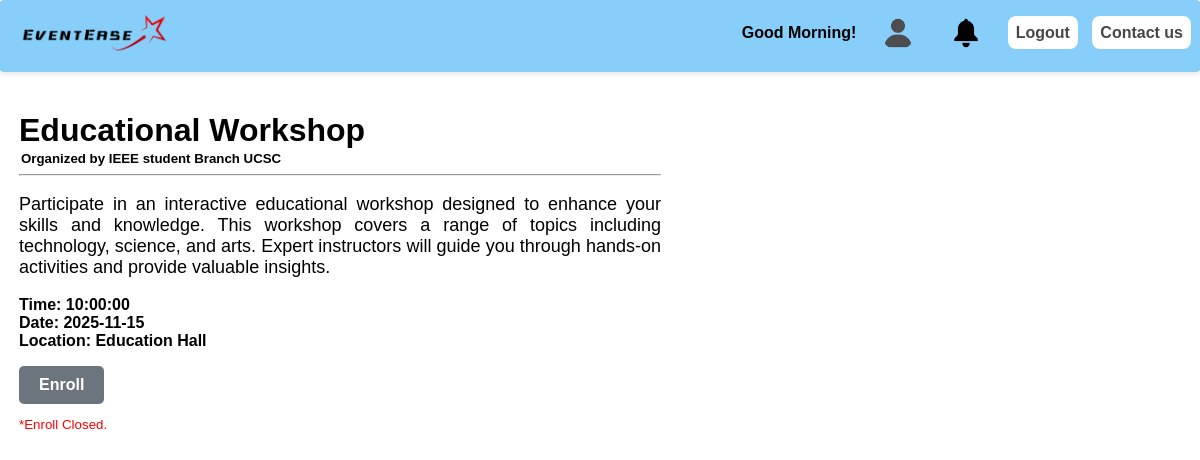
The app's page /event.php?no=11 (signed in) with its own data.
### tables this page shows
CREATE TABLE `events` (
  `no` int(11) NOT NULL,
  `name` varchar(20) NOT NULL,
  `short_dis` varchar(200) NOT NULL,
  `long_dis` varchar(2000) NOT NULL,
  `flag` tinyint(1) NOT NULL,
  `time` time NOT NULL,
  `finish_time` time NOT NULL,
  `date` date NOT NULL,
  `location` varchar(20) NOT NULL,
  `people_limit` int(11) NOT NULL,
  `event_type` varchar(50) NOT NULL,
  `approvedstatus` int(11) NOT NULL,
  `reason` varchar(1000) NOT NULL,
  `supervisor` int(11) DEFAULT NULL,
  `event_banner` varchar(200) NOT NULL,
  `organizer` int(11) NOT NULL,
  `orgno` int(11) NOT NULL
);

CREATE TABLE `organizations` (
  `orgno` int(11) NOT NULL,
  `orgname` varchar(100) NOT NULL,
  `orgdetails` varchar(2000) NOT NULL,
  `orgprofilepic` text NOT NULL
);

### app/Controllers/HeaderController.php (called while the page is built, shortened)
<?php
class HeaderController {
    private $usermodel;
    private $notifications;
    public function __construct() {
        $database = new Database();
        $conn = $database->getConnection();
        $this->usermodel = new UserModel($conn);
        $this->notifications = new notifications($conn);
    }
    public function render() {
        $database = new Database();
        $username = isset($_SESSION['username']) ? $_SESSION['username'] : 'Guest';
        $profilePicture = './images/profiles/adminlogo.png';
        if ($username !== 'Guest') {
            $userData = $this->usermodel->getUserData($username, $database);
            $checknewchat = $this->notifications->checknewchat($userData['email'], $database);
            $checknewchatadmin = $this->notifications->checknewchatforadmin($database);
            if ($checknewchat) {
                $newchat = true;
            } else {
                $newchat = false;
            }
            if ($checknewchatadmin) {
                $newchatadmin = true;
            } else {
                $newchatadmin = false;
            }
        }
        require __DIR__ . '/../Views/events/header.php';
    }
}
?>

### app/Models/notifications.php (called while the page is built, shortened)
<?php
class notifications {
    public function checknewchat($email, Database $database) {
        $conn = $database->getConnection();
        $query = "SELECT * FROM contact_support where email=? and open_time < reply_time";
        $stmt = $conn->prepare($query);
        $stmt->bind_param("s", $email);
        $stmt->execute();
        $result = $stmt->get_result();
        if($result->num_rows > 0){
            return true;
        }else{
            return false;
        }
    }
    public function checknewchatforadmin(Database $database) {
        $conn = $database->getConnection();
        $query = "SELECT * FROM contact_support where open_time > reply_time";
        $stmt = $conn->prepare($query);
        $stmt->execute();
        $result = $stmt->get_result();
        if($result->num_rows > 0){
            return true;
        }else{
            return false;
        }
    }
}

### app/Models/UserModel.php (called while the page is built, shortened)
<?php
class UserModel {
    public function getUserData($username, Database $database) {
        $conn = $database->getConnection();
        $sql = "SELECT u.*, r.role_name, c.Cnt_num
                FROM users u
                JOIN roles r ON u.usertype = r.role_id
                LEFT JOIN contact_numbers c ON u.No = c.Cnt_no
                WHERE u.username = ?";
        $stmt = $conn->prepare($sql);
        $stmt->bind_param("s", $username);
        $stmt->execute();
        $result = $stmt->get_result();
        $userData = null;
        $contactNumbers = [];
        while ($row = $result->fetch_assoc()) {
            if (!$userData) {
                $userData = $row;
                unset($userData['Cnt_num']);
            }
        }
        if ($userData) {
            $userData['contact_numbers'] = $contactNumbers;
            return $userData;
        } else {
            return null;
        }
    }
}
?>

### app/Database.php (called while the page is built, shortened)
<?php
class Database
{
    private $host = 'localhost';
    private $user = 'root';
    private $password = '';
    private $db_name = 'eventease';
    public function getConnection()
    {
        $this->con = new mysqli($this->host, $this->user, $this->password, $this->db_name);
        return $this->con;
    }
}
?>

### app/Models/EventModel.php (called while the page is built, shortened)
<?php
class EventModel {
    private $conn;
    public function __construct(Database $database) {
        $this->conn = $database->getConnection();
    }
    public function isUserEnrolled($username, $eventno) {
        $query = "SELECT * FROM enroll WHERE username = ? AND eventno = ?";
        $stmt = $this->conn->prepare($query);
        $stmt->bind_param("si", $username, $eventno);
        $stmt->execute();
        $result = $stmt->get_result();
        return $result->num_rows > 0;
    }
    public function getEvent($no) {
    $query = "SELECT events.*, organizations.*
              FROM events
              JOIN organizations ON events.orgno = organizations.orgno
              WHERE events.no = ?";
    $stmt = $this->conn->prepare($query);
    $stmt->bind_param("i", $no);
    $stmt->execute();
    $result = $stmt->get_result();
    return $result->fetch_assoc();
}
}

### app/views/events/event.php (the view, shortened to what this page needs)
<!DOCTYPE html>
<html>
<head>
    <link rel="stylesheet" type="text/css" href="./css/event.css">
</head>
<body>
    <main class="main">
        <div class="event-details">
            <?php if ($event): ?>
                <div>
                    <h1><?php echo $event['name']; ?></h1><h5>Organized by <?php echo $event['orgname'];?></h5>
                    <hr>
                    <p class="details"><?php echo $event['long_dis']; ?></p>
                    <p><b>
                        Time: <?php echo $event['time']; ?>
                        <br>
                        Date: <?php echo $event['date']; ?>
                        <br>
                        Location: <?php echo $event['location']; ?>
                    </b></p>
                    <?php
                    $eventDate = new DateTime($event['date']);
                    $currentDate = new DateTime();
                    $interval = $currentDate->diff($eventDate);
                    $daysUntilEvent = $interval->days;
                    ?>
                    <?php if (!$isEnrolled): ?>
                        <?php if ($event['flag'] == 0 && $userdata['usertype'] == "guest"): ?>
                        <?php else: ?>
                            <form action="enroll.php" method="POST">
                                <button type="submit" class="button enroll-button<?php echo ($daysUntilEvent <= 5) ? ' disabled' : ''; ?>" <?php echo ($daysUntilEvent <= 5) ? 'disabled' : ''; ?>>Enroll</button>
                                <?php if ($daysUntilEvent <= 5): ?>
                                    <p class="notice">*Enroll Closed.</p>
                                <?php endif; ?>
                            </form>
                        <?php endif; ?>
                    <?php endif; ?>
                </div>
            <?php endif; ?>
        </div>
    </main>
</body>
</html>

### public/index.php (shortened to what this page needs)
<?php
require __DIR__ . '/../app/Database.php';
require __DIR__ . '/../app/Models/UserModel.php';
require __DIR__ . '/../app/Models/EventModel.php';
require __DIR__ . '/../app/Models/notifications.php';
require __DIR__ . '/../app/Controllers/EventController.php';
require __DIR__ . '/../app/Controllers/HeaderController.php';
require __DIR__ . '/../app/Controllers/UserProfileController.php';
require __DIR__ . '/../app/Models/Event.php';
$database = new Database();
$econtroller = new EventController($database);
$hcontroller = new HeaderController();
$url = isset($_GET['url']) ? $_GET['url'] : '';
switch ($url) {
    case 'event.php':
        $hcontroller->render();
        $econtroller->event();
        break;
}
?>

### app/views/events/header.php (shortened to what this page needs)
<!DOCTYPE html>
<html lang="en">
<head>
    <link rel="stylesheet" type="text/css" href="./css/headerstyle.css">
</head>
<body>
    <div class="headerbody">
        <a style="margin-left:10px;" href="index.php" target="_parent"><img src="./images/logo.png" alt="logo" width="150px"></a>
        <div>
            <?php if ($username !== 'Guest') { ?>
                <ul class="nothingul">
                    <?php
                        $hour = date('H');
                        $greeting = ($hour < 12) ? 'Good Morning!' : (($hour < 18) ? 'Good Afternoon!' : 'Good Evening!');
                    ?>
                    <li><?php echo $greeting ." ". $fname; ?></li>
                    <li><a href="userprofile.php" target="_self" class="nothing"><img src="<?php echo $profilePicture; ?>" alt="Profile Picture" width="50px"></a></li>
                    <li class="dropdown">
                        <?php if(($newchat==true && $userData['usertype']=='1')||($newchatadmin==true && $userData['usertype']=='0')){?>
                            <a class="nothing"><img src="./images/bell-red.png" alt="Chat" width="50px"></a>
                        <?php }else{?>
                            <a class="nothing"><img src="./images/bell.png" alt="Notifications" width="50px"></a>
                        <?php }?>
                    </li>
                    <li><a href="logout.php" target="_self">Logout</a></li>
                    <li><a href="contactus.php" target="rside">Contact us</a></li>
                </ul>
            <?php } ?>
        </div>
    </div>
</body>
</html>

### app/Controllers/EventController.php (shortened to what this page needs)
<?php
class EventController
{
    private $eventModel;
    private $UserModel;
    public function __construct(Database $database)
    {
        $this->eventModel = new EventModel($database);
        $this->UserModel = new UserModel($database);
    }
    public function event()
{
    $database = new Database();
    $no = isset($_GET['no']) ? $_GET['no'] : null;
    $username = isset($_SESSION['username']) ? $_SESSION['username'] : null;
    $isEnrolled = false;
    $userdata = ['role_name' => ''];
    if ($username) {
        $isEnrolled = $this->eventModel->isUserEnrolled($username, $no);
        $userdata = $this->UserModel->getUserData($username, $database);
    }
    if ($event = $this->eventModel->getEvent($no)) {
        include __DIR__ . '/../Views/events/event.php';
    } else {
        echo "Event not found.";
    }
}
}
?>

### public/css/headerstyle.css (style rules this page uses)
body { margin: -1px; padding: -1px; font-family: Arial, Helvetica, sans-serif; }
.headerbody { background-color: lightskyblue; border-radius: 5px; margin: 0px; padding-top: 2px; padding: 10 0 10 0px; }
div img { margin: 10px; }
li a img { width: 34px; margin-bottom: -12px; }
.headerbody > div { float: right; font-family: Arial, Helvetica, sans-serif; font-weight: bold; }
.nothingul { display: inline-block; margin-top: 4px; margin-right: 5px; }
.headerbody div ul li { display: inline; margin: 5px; }
a { text-decoration: none; font-family: sans-serif; font-weight: bold; }
li a:not(.nothing) { padding: 8px; color: rgba(0, 0, 0, 0.726); background-color: white; border-radius: 8px; }
.nothing img { border-radius: 50%; }
.headerbody { position: sticky; top: 0; width: 100%; z-index: 1; box-shadow: 0 2px 5px rgba(0, 0, 0, 0.1); }
.dropdown { position: relative; display: inline-block; }

### public/css/event.css (style rules this page uses)
.main { padding: 20px; margin: 0 20 20 20px; }
.details { text-align: justify; font-size: large; }
button { padding: 6px; color: rgba(0, 0, 0, 0.726); background-color: white; border-radius: 8px; font-weight: bold; }

### app/views/events/event.php (style rules this page uses)
.button { padding: 10px 20px; font-size: 16px; border: none; border-radius: 5px; cursor: pointer; }
.enroll-button { background-color: #007bff; color: white; }
.enroll-button.disabled { background-color: #6c757d; cursor: not-allowed; }
.main { display: flex; justify-content: space-between; align-items: flex-start; }
.event-details { flex: 1; margin-right: 20px; }
.event-details h1 { margin-bottom: 0; }
.event-details h5 { margin: 2px; }
.notice { color: red; font-size: smaller; }

### records on screen
events: name "Educational Workshop", orgno.orgname "IEEE student Branch UCSC", long_dis "Participate in an interactive educational workshop designed to enhance your skills and knowledge. This workshop covers a range of topics including technology, science, and arts. Expert instructors will guide you through hands-on activities and provide valuable insights.", time "10:00:00", date "2025-11-15", location "Education Hall"
